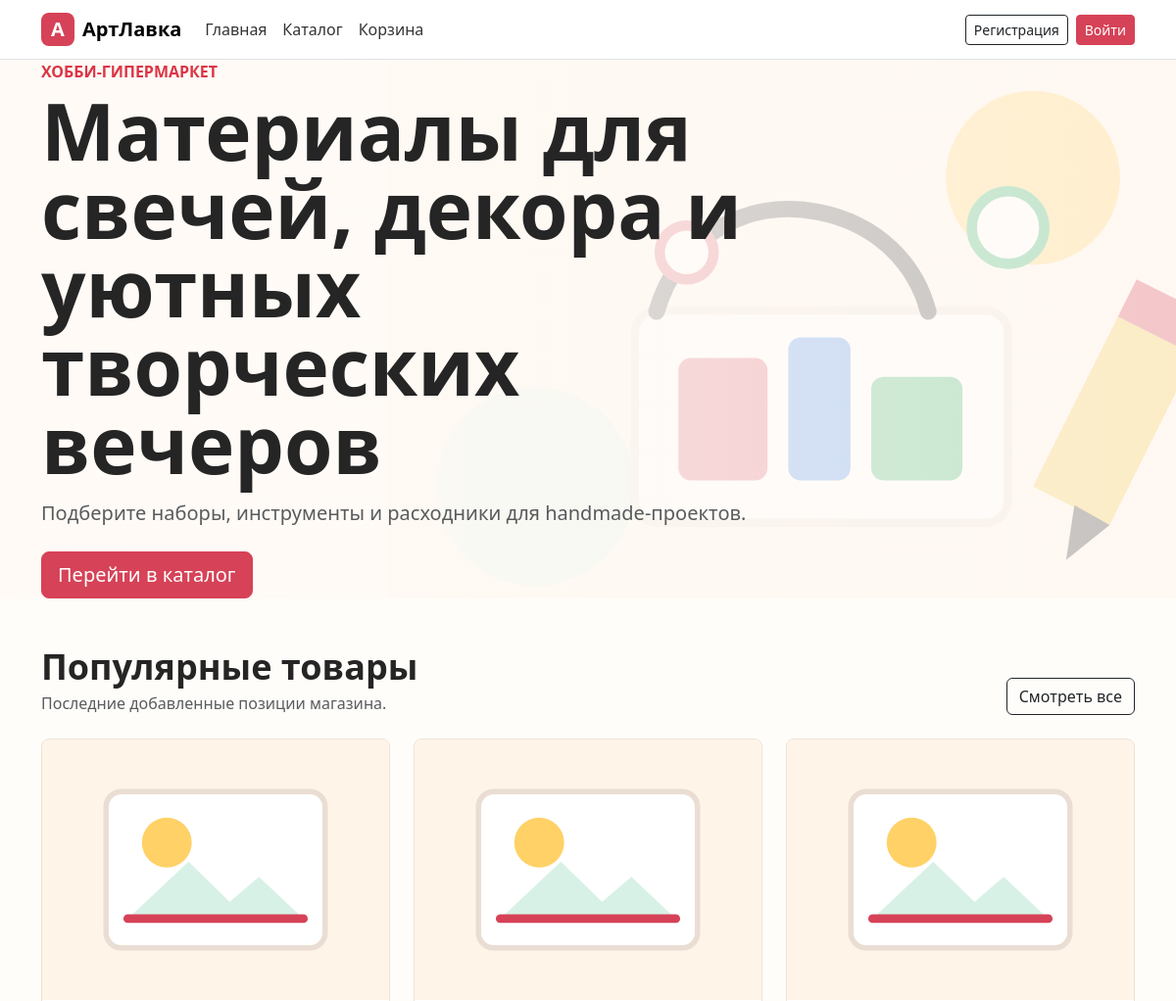
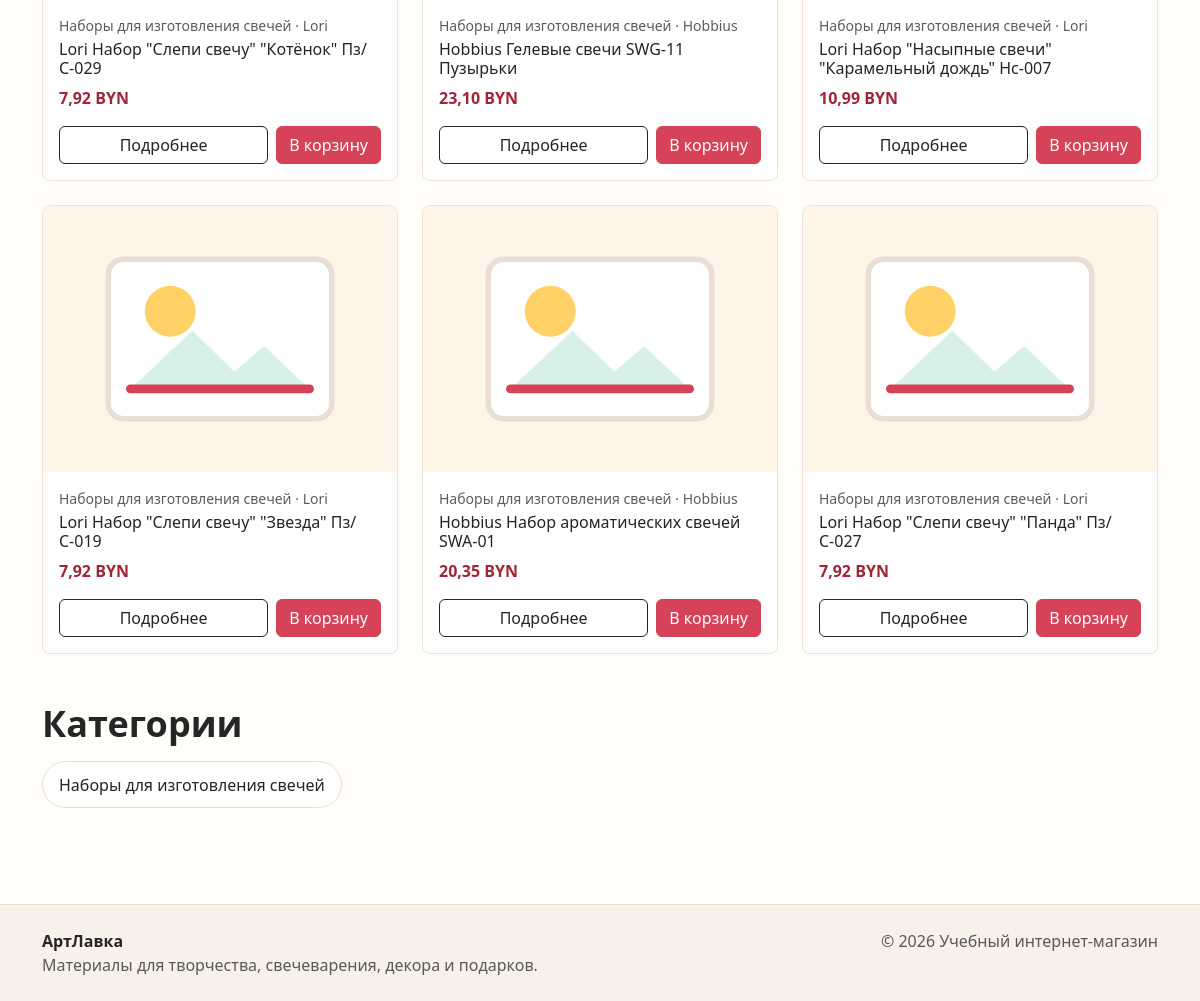
The page / on the database its author committed (2 pictures, top to bottom).
### shop/models.py (models this page shows, shortened)
class Product(models.Model):
    name = models.CharField(max_length=200)
    description = models.TextField()
    product_image = models.ImageField(upload_to='products/')
    price = models.DecimalField(max_digits=10, decimal_places=2)
    stock_quantity = models.IntegerField()
    category = models.ForeignKey(
        Category,
        on_delete=models.CASCADE,
        related_name="products"
    )
    manufacturer = models.ForeignKey(
        Manufacturer,
        on_delete=models.CASCADE,
        related_name="products"
    )

class Category(models.Model):
    name = models.CharField(max_length=100)
    description = models.TextField(blank=True, null=True)

class Manufacturer(models.Model):
    name = models.CharField(max_length=100)
    country = models.CharField(max_length=100)
    description = models.TextField(blank=True, null=True)

### shop/views.py (the view)
# urls.py: path('', views.home_view, name='home'),
@ensure_csrf_cookie
def home_view(request):
    popular_products = Product.objects.select_related("category", "manufacturer").order_by("-id")[:6]
    categories = Category.objects.all()
    return render(request, 'shop/home.html', {
        'popular_products': popular_products,
        'categories': categories,
    })

### shop/templates/shop/home.html (shortened to what this page needs)
{% extends 'base.html' %}
{% block content %}
<section class="hero">
    <div class="container">
        <div class="col-lg-8">
            <p class="text-uppercase fw-semibold text-danger mb-2">Хобби-гипермаркет</p>
            <h1 class="fw-bold mb-3">Материалы для свечей, декора и уютных творческих вечеров</h1>
            <p class="lead text-muted mb-4">Подберите наборы, инструменты и расходники для handmade-проектов.</p>
            <a class="btn btn-primary btn-lg" href="{% url 'product_list' %}">Перейти в каталог</a>
        </div>
    </div>
</section>
<section class="container py-5">
    <div class="d-flex flex-column flex-md-row justify-content-between align-items-md-end gap-3 mb-4">
        <div>
            <h2 class="section-title fw-bold mb-1">Популярные товары</h2>
            <p class="text-muted mb-0">Последние добавленные позиции магазина.</p>
        </div>
        <a class="btn btn-outline-dark" href="{% url 'product_list' %}">Смотреть все</a>
    </div>
    <div class="row g-4">
        {% for product in popular_products %}
            <div class="col-sm-6 col-lg-4">
                {% include 'shop/partials/product_card.html' with product=product %}
            </div>
        {% empty %}
            <div class="col-12">
                <div class="alert alert-info">Товары пока не добавлены.</div>
            </div>
        {% endfor %}
    </div>
</section>
<section class="container pb-5">
    <h2 class="section-title fw-bold mb-3">Категории</h2>
    <div class="d-flex flex-wrap gap-2">
        {% for category in categories %}
            <a class="category-pill" href="{% url 'product_list' %}?category={{ category.id }}">{{ category.name }}</a>
        {% empty %}
            <span class="text-muted">Категории появятся после заполнения базы.</span>
        {% endfor %}
    </div>
</section>
{% endblock %}

### shop/templates/shop/partials/product_card.html
{% load static %}
<article class="card product-card h-100">
    <img src="{% if product.product_image %}{{ product.product_image.url }}{% else %}{% static 'images/product-placeholder.svg' %}{% endif %}" class="card-img-top" alt="{{ product.name }}" onerror="this.src='{% static 'images/product-placeholder.svg' %}'">
    <div class="card-body d-flex flex-column">
        <p class="small text-muted mb-1">{{ product.category.name }}{% if product.manufacturer.name %} · {{ product.manufacturer.name }}{% endif %}</p>
        <h3 class="h6 card-title">{{ product.name }}</h3>
        <p class="fw-bold price mb-3">{{ product.price }} BYN</p>
        <div class="mt-auto d-flex gap-2">
            <a class="btn btn-outline-dark flex-fill" href="{% url 'product_detail' product.id %}">Подробнее</a>
            {% if product.stock_quantity > 0 %}
                <button class="btn btn-primary js-add-to-cart" type="button" data-product-id="{{ product.id }}">В корзину</button>
            {% else %}
                <button class="btn btn-secondary" type="button" disabled>Нет</button>
            {% endif %}
        </div>
    </div>
</article>

### static/css/style.css (style rules this page uses)
:root { --brand: #d64257; --brand-dark: #9f2638; --ink: #252525; --muted: #6b7280; --paper: #fffaf6; --mint: #d8f1e6; --sun: #ffd166; }
body { background: #fffdf9; color: var(--ink); }
.btn-primary { --bs-btn-bg: var(--brand); --bs-btn-border-color: var(--brand); --bs-btn-hover-bg: var(--brand-dark); --bs-btn-hover-border-color: var(--brand-dark); }
.hero { background: linear-gradient(90deg, rgba(255, 250, 246, .95), rgba(255, 250, 246, .72)), url("../images/craft-hero.svg") center right / auto 100% no-repeat; min-height: 420px; display: grid; align-items: center; }
.hero h1 { max-width: 760px; font-size: clamp(2.25rem, 7vw, 5rem); line-height: 1; }
.section-title { font-size: clamp(1.6rem, 3vw, 2.4rem); }
.category-pill { border: 1px solid #eaded4; color: var(--ink); background: #fff; text-decoration: none; border-radius: 999px; padding: .65rem 1rem; transition: border-color .2s, transform .2s; }
.product-card { border-color: #eee2d8; border-radius: 8px; overflow: hidden; transition: transform .2s, box-shadow .2s; }
.product-card img, .product-detail-image { aspect-ratio: 4 / 3; object-fit: cover; background: #f7eee5; }
.price { color: var(--brand-dark); }

### rows shown on the page
Product: category.name "Наборы для изготовления свечей", manufacturer.name "Lori", name "Lori Набор \"Слепи свечу\" \"Котёнок\" Пз/С-029", price "7,92"
Product: category.name "Наборы для изготовления свечей", manufacturer.name "Hobbius", name "Hobbius Гелевые свечи SWG-11 Пузырьки", price "23,10"
Product: category.name "Наборы для изготовления свечей", manufacturer.name "Lori", name "Lori Набор \"Насыпные свечи\" \"Карамельный дождь\" Нс-007", price "10,99"
Product: category.name "Наборы для изготовления свечей", manufacturer.name "Lori", name "Lori Набор \"Слепи свечу\" \"Звезда\" Пз/С-019", price "7,92"
Product: category.name "Наборы для изготовления свечей", manufacturer.name "Hobbius", name "Hobbius Набор ароматических свечей SWA-01", price "20,35"
Product: category.name "Наборы для изготовления свечей", manufacturer.name "Lori", name "Lori Набор \"Слепи свечу\" \"Панда\" Пз/С-027", price "7,92"
Category: name "Наборы для изготовления свечей"
